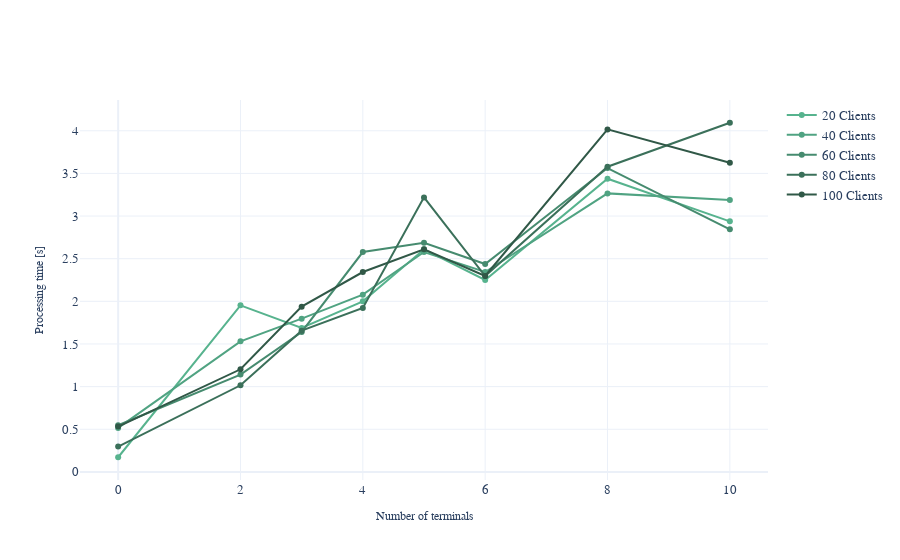

The notebook cell this image was saved under:
### Code cell
df_dict_process_time = pd.DataFrame(dict_process_time_client).T.rename(dict_index_names, axis = 1)
fig = go.Figure()
for i in df_dict_process_time.columns:
    fig.add_trace(go.Scatter(y = df_dict_process_time[i], x = df_dict_process_time.index, name = f"{i} Clients"))
fig.update_xaxes(title = "Number of terminals")
fig.update_yaxes(title = "Processing time [s]")
#fig.update_layout(colorway = [px.colors.sequential.Greys[i] for i in [1,2,3,4,5]])
fig.show()

### Figure 1 — Plotly figure (JSON) as saved in the notebook; plotly's stock layout.template omitted (floating-point values rounded to 4 significant figures)
{"data": [{"name": "20 Clients", "type": "scatter", "x": [0, 2, 3, 4, 5, 6, 8, 10], "y": [0.1719, 1.953, 1.688, 2, 2.609, 2.25, 3.438, 2.938]}, {"name": "40 Clients", "type": "scatter", "x": [0, 2, 3, 4, 5, 6, 8, 10], "y": [0.5156, 1.531, 1.797, 2.078, 2.578, 2.344, 3.266, 3.188]}, {"name": "60 Clients", "type": "scatter", "x": [0, 2, 3, 4, 5, 6, 8, 10], "y": [0.5469, 1.141, 1.641, 2.578, 2.688, 2.438, 3.562, 2.844]}, {"name": "80 Clients", "type": "scatter", "x": [0, 2, 3, 4, 5, 6, 8, 10], "y": [0.2969, 1.016, 1.656, 1.922, 3.219, 2.297, 3.578, 4.094]}, {"name": "100 Clients", "type": "scatter", "x": [0, 2, 3, 4, 5, 6, 8, 10], "y": [0.5312, 1.203, 1.938, 2.344, 2.609, 2.297, 4.016, 3.625]}], "layout": {"xaxis": {"title": {"text": "Number of terminals"}}, "yaxis": {"title": {"text": "Processing time [s]"}}}}
